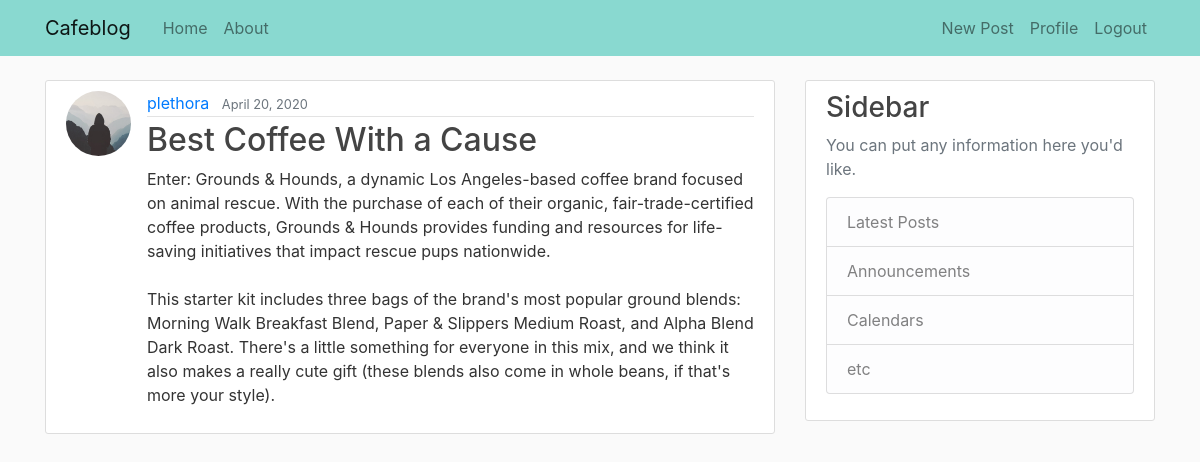
Screenshot of /post/10/ (signed in) with the database file from the repository.
### blog/models.py (models this page shows, shortened)
class Post(models.Model):
    title = models.CharField(max_length=100)
    content = models.TextField()
    date_posted = models.DateTimeField(default=timezone.now)
    author = models.ForeignKey(User, on_delete=models.CASCADE)
    image = models.ImageField(default='default.jpg', upload_to='blog_images')

### users/models.py (models this page shows, shortened)
class Profile(models.Model):
    user = models.OneToOneField(User, on_delete=models.CASCADE)
    image = models.ImageField(default='default.jpg', upload_to='profile_pics')

### blog/views.py (the view)
# urls.py: path('post/<int:pk>/', PostDetailView.as_view(), name='post-detail'),
class PostDetailView(DetailView):
    model = Post

### blog/templates/blog/post_detail.html (shortened to what this page needs)
{% extends "blog/base.html" %}
{% block content %}
<article class="media content-section">
    <img class="rounded-circle article-img" src="{{ object.author.profile.image.url }}">
    <div class="media-body">
        <div class="article-metadata">
            <a class="mr-2" href="#">{{ object.author }}</a>
            <small class="text-muted">{{ object.date_posted|date:"F d, Y" }}</small>
        </div>
        <h2 class="article-title">{{ object.title }}</h2>
        <p class="article-content">{{ object.content }}</p>
    </div>
</article>
{% endblock content %}

### blog/static/blog/main.css (style rules this page uses)
body { background: #fafafa; color: #333333; margin-top: 5rem; }
h1, h2, h3, h4, h5, h6 { color: #444444; }
.content-section { background: #ffffff; padding: 10px 20px; border: 1px solid #dddddd; border-radius: 3px; margin-bottom: 20px; }
.article-title { color: #444444; }
.article-content { white-space: pre-line; }
.article-img { height: 65px; width: 65px; margin-right: 16px; }
.article-metadata { padding-bottom: 1px; margin-bottom: 4px; border-bottom: 1px solid #e3e3e3 }

### rows the page displays
Post: author.profile.image (placeholder picture), author "plethora", date_posted "April 20, 2020", title "Best Coffee With a Cause", content "Enter: Grounds & Hounds, a dynamic Los Angeles-based coffee brand focused on animal rescue. With the purchase of each of their organic, fair-trade-certified coffee products, Grounds & Hounds provides funding and resources for life-saving initiatives that impact rescue pups nationwide. This starter kit includes three bags of the brand's most popular ground blends: Morning Walk Breakfast Blend, Paper & Slippers Medium Roast, and Alpha Blend Dark Roast. There's a little something for everyone in this mix, and we think it also makes a really cute gift (these blends also come in whole beans, if that's more your style)."
